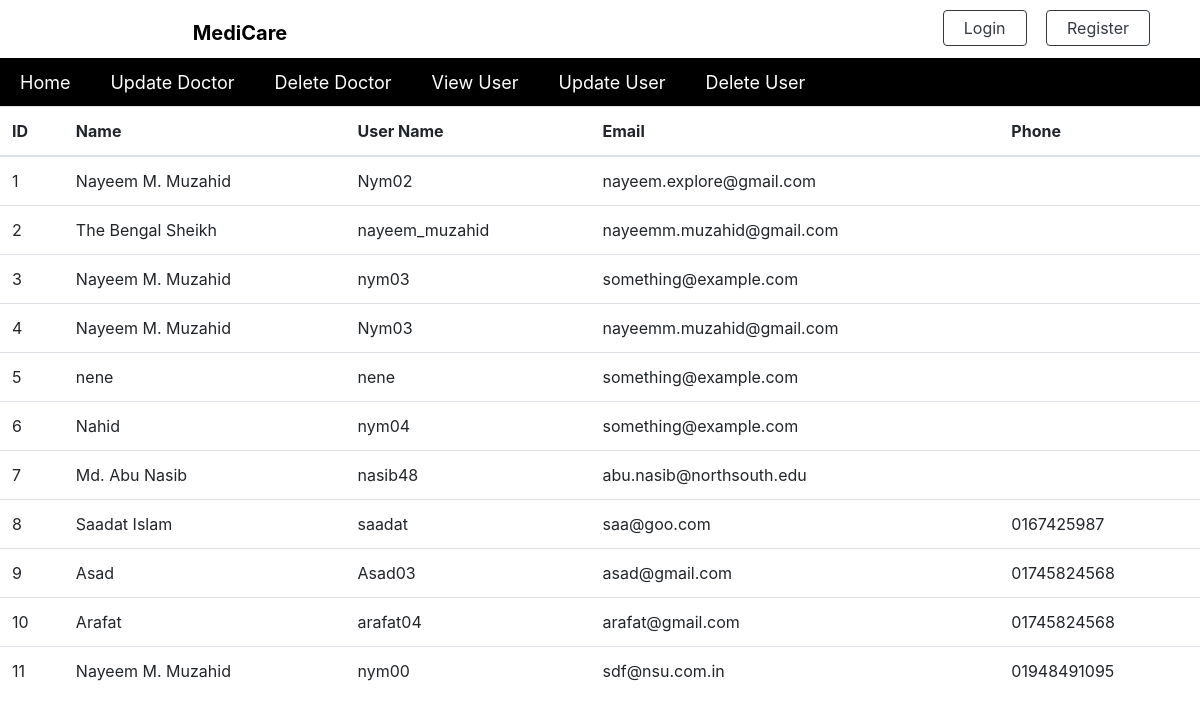
The app's page /viewUser.php with its own data.
### tables this page shows
CREATE TABLE `users` (
  `userID` int(255) NOT NULL,
  `userFullName` varchar(255) NOT NULL,
  `userName` varchar(255) NOT NULL,
  `userEmail` varchar(255) NOT NULL,
  `userPassword` varchar(255) NOT NULL,
  `userPhone` varchar(255) NOT NULL,
  `userImg` varchar(255) NOT NULL
);

### viewUser.php (the view, shortened to what this page needs)
<?php
include 'includes/dbh.inc.php';
$query = "SELECT * FROM users";
$result = mysqli_query($conn, $query);
?>
<!DOCTYPE html>
<html lang="en">
<head>
    <link rel="stylesheet" href="css/all.min.css" />
    <link rel="stylesheet" href="css/bootstrap.min.css" />
    <link rel="stylesheet" href="css/owl.carousel.css" />
    <link rel="stylesheet" href="css/owl.theme.default.min.css" />
    <link rel="stylesheet" href="css/index.css" />
    <link rel="stylesheet" href="css/index1Res.css" />
</head>
<body>
<header class="header-area">
    <div class="logo-bar">
      <div class="logo"><a href="index1.html">MediCare</a></div>
      <div class="signin text-right">
        <?php
        if (isset($_SESSION['username'])) {
          echo '<a href="includes/logout.inc.php" class="btn btn-outline-dark"> Logout</a>';
        } else {
          echo ' <a href="login.php" class="btn btn-outline-dark "> Login</a>
              <a href="signup.php" class="btn btn-outline-dark"> Register</a>';
        }
        ?>
      </div>
    </div>
    <header class="header-area">
        <?php include 'includes/adminMenu.inc.php'; ?>
    </header>
    <div class="table-responsive-sm table-responsive-md table-responsive-lg">
        <table class="table tableInfo">
            <thead>
                <tr>
                    <th scope="col">ID</th>
                    <th scope="col">Name</th>
                    <th scope="col">User Name</th>
                    <th scope="col">Email</th>
                    <th scope="col">Phone</th>
                </tr>
            </thead>
            <tbody>
                <?php while ($row = mysqli_fetch_assoc($result)) { ?>
                <tr>
                    <td><?php echo $row['userID'] ?></td>
                    <td><?php echo $row['userFullName'] ?></td>
                    <td><?php echo $row['userName'] ?></td>
                    <td><?php echo $row['userEmail'] ?></td>
                    <td><?php echo $row['userPhone'] ?></td>
                </tr>
                <?php } ?>
            </tbody>
        </table>
    </div>
</body>
</html>

### css/index.css (style rules this page uses)
body { margin: 0; padding: 0; }
.header-area .logo-bar { overflow: hidden; padding: 10px 0; border-bottom: 1px solid black; overflow: hidden; }
.header-area .logo-bar .logo { float: left; width: 40%; text-align: center; }
.header-area .logo-bar .logo a { text-decoration: none; color: black; display: inline-block; margin-top: 8px; font-size: 20px; font-weight: bold; }
.header-area .logo-bar .signin { float: right; width: 60%; }
.header-area .logo-bar .signin a:last-child { margin-right: 50px; }
.header-area .logo-bar .signin .btn { margin-left: 15px; padding: 5px 20px; }

### records on screen
users: userID "1", userFullName "Nayeem M. Muzahid", userName "Nym02", userEmail "nayeem.explore@gmail.com"
users: userID "2", userFullName "The Bengal Sheikh", userName "nayeem_muzahid", userEmail "nayeemm.muzahid@gmail.com"
users: userID "3", userFullName "Nayeem M. Muzahid", userName "nym03", userEmail "something@example.com"
users: userID "4", userFullName "Nayeem M. Muzahid", userName "Nym03", userEmail "nayeemm.muzahid@gmail.com"
users: userID "5", userFullName "nene", userName "nene", userEmail "something@example.com"
users: userID "6", userFullName "Nahid", userName "nym04", userEmail "something@example.com"
users: userID "7", userFullName "Md. Abu Nasib", userName "nasib48", userEmail "abu.nasib@northsouth.edu"
users: userID "8", userFullName "Saadat Islam", userName "saadat", userEmail "saa@goo.com", userPhone "0167425987"
users: userID "9", userFullName "Asad", userName "Asad03", userEmail "asad@gmail.com", userPhone "01745824568"
users: userID "10", userFullName "Arafat", userName "arafat04", userEmail "arafat@gmail.com", userPhone "01745824568"
users: userID "11", userFullName "Nayeem M. Muzahid", userName "nym00", userEmail "sdf@nsu.com.in", userPhone "01948491095"
